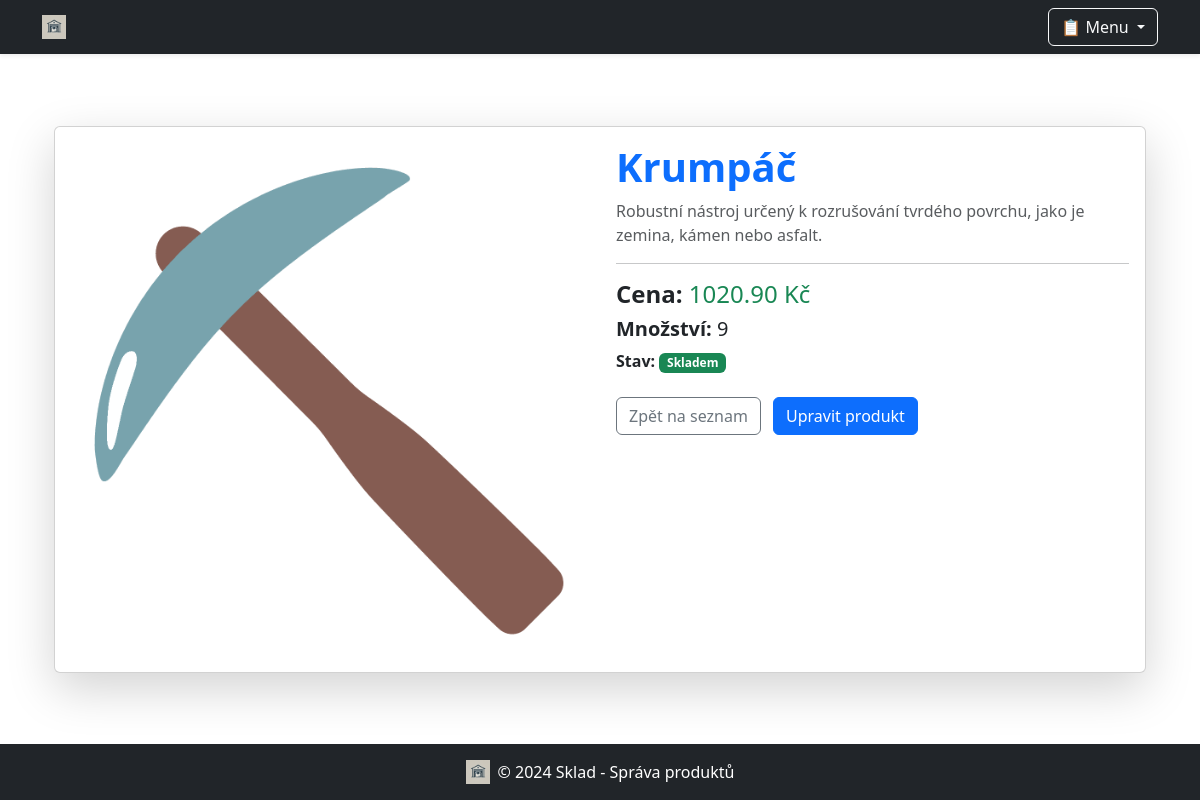
The page /produkt/49/ on the database its author committed.
### sklad/models.py (models this page shows, shortened)
class Produkt(models.Model):
    nazev = models.CharField(max_length=200)
    popis = models.TextField(blank=True)
    cena = models.DecimalField(max_digits=10, decimal_places=2)
    mnozstvi = models.PositiveIntegerField()
    min_zasoba = models.PositiveIntegerField(default=0)
    uzivatel = models.ForeignKey(User, on_delete=models.SET_NULL, null=True, blank=True)  # Cizí klíč na uživatele
    obrazek = models.ImageField(upload_to='produkty_obrazky/', blank=True, null=True)  # Pole pro obrázky

### sklad/views.py (the view)
# urls.py: path('produkt/<int:id>/', views.detail_produktu, name='detail_produktu'),
def detail_produktu(request, id):
    produkt = get_object_or_404(Produkt, id=id)
    return render(request, 'sklad/detail_produktu.html', {'produkt': produkt})

### sklad/templates/sklad/detail_produktu.html (shortened to what this page needs)
{% extends 'sklad/base.html' %}
{% block content %}
<div class="container mt-5">
    <div class="card shadow-lg">
        <div class="row g-0">
            <div class="col-md-6">
                {% if produkt.obrazek and produkt.obrazek.url %}
                <img src="{{ produkt.obrazek.url }}" class="img-fluid rounded-start" alt="{{ produkt.nazev }}">
                {% else %}
                <img src="https://via.placeholder.com/600x400" class="img-fluid rounded-start" alt="{{ produkt.nazev }}">
                {% endif %}
            </div>
            <div class="col-md-6">
                <div class="card-body">
                    <h1 class="card-title text-primary fw-bold">{{ produkt.nazev }}</h1>
                    <p class="card-text text-muted">{{ produkt.popis }}</p>
                    <hr>
                    <h4><strong>Cena:</strong> <span class="text-success">{{ produkt.cena }} Kč</span></h4>
                    <h5><strong>Množství:</strong> <span class="text-dark">{{ produkt.mnozstvi }}</span></h5>
                    <p>
                        <strong>Stav:</strong>
                        {% if produkt.mnozstvi > 0 %}
                        <span class="badge bg-success">Skladem</span>
                        {% else %}
                        <span class="badge bg-danger">Není skladem</span>
                        {% endif %}
                    </p>
                    <div class="mt-4">
                        <a href="{% url 'produkty_skladem' %}" class="btn btn-outline-secondary me-2">
                             Zpět na seznam
                        </a>
                        <a href="{% url 'upravit_produkt' produkt.id %}" class="btn btn-primary">
                             Upravit produkt
                        </a>
                    </div>
                </div>
            </div>
        </div>
    </div>
</div>
{% endblock %}

### rows shown on the page
Produkt: obrazek (picture), nazev "Krumpáč", popis "Robustní nástroj určený k rozrušování tvrdého povrchu, jako je zemina, kámen nebo asfalt.", cena "1020.90", mnozstvi "9"
